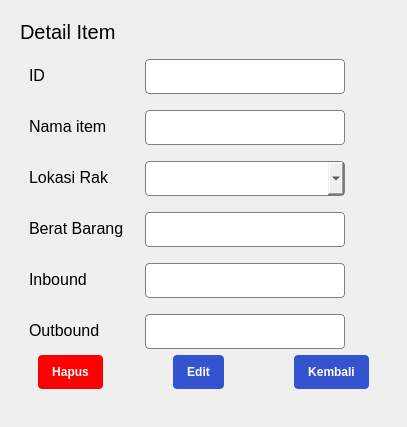
                    <widget class="QWidget" name="itemCreatePage">
                     <property name="styleSheet">
                      <string notr="true">#fieldItemCreate_0,
#fieldItemCreate_1,
#fieldItemCreate_2,
#fieldItemCreate_3,
#fieldItemCreate_4,
#fieldItemCreate_5 {
	border: 1px solid #808080;
	border-radius: 4px;
}

#itemBackBtn_2, #itemEditBtn_2{
	border-radius: 4px;
	background-color: #3454cf;
	padding: 10px 14px;
	color: #fff;
}

#itemDeleteBtn_2{
	border-radius: 4px;
	background-color: red;
	padding: 10px 14px;
	color: #fff;
}</string>
                     </property>
                     <layout class="QVBoxLayout" name="verticalLayout_39">
                      <item>
                       <widget class="QWidget" name="itemThirdContent" native="true">
                        <property name="sizePolicy">
                         <sizepolicy hsizetype="Expanding" vsizetype="Expanding">
                          <horstretch>0</horstretch>
                          <verstretch>0</verstretch>
                         </sizepolicy>
                        </property>
                        <property name="styleSheet">
                         <string notr="true"/>
                        </property>
                        <layout class="QVBoxLayout" name="verticalLayout_37">
                         <item>
                          <widget class="QLabel" name="itemCreate">
                           <property name="sizePolicy">
                            <sizepolicy hsizetype="Preferred" vsizetype="Preferred">
                             <horstretch>0</horstretch>
                             <verstretch>0</verstretch>
                            </sizepolicy>
                           </property>
                           <property name="maximumSize">
                            <size>
                             <width>16777215</width>
                             <height>40</height>
                            </size>
                           </property>
                           <property name="font">
                            <font>
                             <pointsize>15</pointsize>
                            </font>
                           </property>
                           <property name="text">
                            <string>Detail Item</string>
                           </property>
                          </widget>
                         </item>
                         <item>
                          <widget class="QWidget" name="itemFormCreate" native="true">
                           <property name="sizePolicy">
                            <sizepolicy hsizetype="Expanding" vsizetype="Expanding">
                             <horstretch>1</horstretch>
                             <verstretch>0</verstretch>
                            </sizepolicy>
                           </property>
                           <property name="styleSheet">
                            <string notr="true"/>
                           </property>
                           <layout class="QVBoxLayout" name="verticalLayout_38">
                            <item>
                             <layout class="QFormLayout" name="formLayout_6">
                              <property name="horizontalSpacing">
                               <number>21</number>
                              </property>
                              <property name="verticalSpacing">
                               <number>16</number>
                              </property>
                              <item row="0" column="0">
                               <widget class="QLabel" name="label_19">
                                <property name="maximumSize">
                                 <size>
                                  <width>200</width>
                                  <height>16777215</height>
                                 </size>
                                </property>
                                <property name="font">
                                 <font>
                                  <pointsize>12</pointsize>
                                 </font>
                                </property>
                                <property name="text">
                                 <string>ID</string>
                                </property>
                               </widget>
                              </item>
                              <item row="0" column="1">
                               <widget class="QLineEdit" name="fieldItemCreate_0">
                                <property name="sizePolicy">
                                 <sizepolicy hsizetype="Preferred" vsizetype="Preferred">
                                  <horstretch>0</horstretch>
                                  <verstretch>0</verstretch>
                                 </sizepolicy>
                                </property>
                                <property name="minimumSize">
                                 <size>
                                  <width>0</width>
                                  <height>35</height>
                                 </size>
                                </property>
                                <property name="maximumSize">
                                 <size>
                                  <width>200</width>
                                  <height>200</height>
                                 </size>
                                </property>
                                <property name="font">
                                 <font>
                                  <pointsize>11</pointsize>
                                 </font>
                                </property>
                                <property name="text">
                                 <string/>
                                </property>
                                <property name="readOnly">
                                 <bool>true</bool>
                                </property>
                               </widget>
                              </item>
                              <item row="1" column="0">
                               <widget class="QLabel" name="label_20">
                                <property name="maximumSize">
                                 <size>
                                  <width>200</width>
                                  <height>16777215</height>
                                 </size>
                                </property>
                                <property name="font">
                                 <font>
                                  <pointsize>12</pointsize>
                                 </font>
                                </property>
                                <property name="text">
                                 <string>Nama item</string>
                                </property>
                               </widget>
                              </item>
                              <item row="1" column="1">
                               <widget class="QLineEdit" name="fieldItemCreate_1">
                                <property name="sizePolicy">
                                 <sizepolicy hsizetype="Preferred" vsizetype="Preferred">
                                  <horstretch>0</horstretch>
                                  <verstretch>0</verstretch>
                                 </sizepolicy>
                                </property>
                                <property name="minimumSize">
                                 <size>
                                  <width>0</width>
                                  <height>35</height>
                                 </size>
                                </property>
                                <property name="maximumSize">
                                 <size>
                                  <width>200</width>
                                  <height>200</height>
                                 </size>
                                </property>
                                <property name="font">
                                 <font>
                                  <pointsize>11</pointsize>
                                 </font>
                                </property>
                                <property name="text">
                                 <string/>
                                </property>
                                <property name="readOnly">
                                 <bool>true</bool>
                                </property>
                               </widget>
                              </item>
                              <item row="2" column="0">
                               <widget class="QLabel" name="label_21">
                                <property name="maximumSize">
                                 <size>
                                  <width>200</width>
                                  <height>16777215</height>
                                 </size>
                                </property>
                                <property name="font">
                                 <font>
                                  <pointsize>12</pointsize>
                                 </font>
                                </property>
                                <property name="text">
                                 <string>Lokasi Rak</string>
                                </property>
                               </widget>
                              </item>
                              <item row="2" column="1">
                               <widget class="QComboBox" name="fieldItemCreate_2">
                                <property name="sizePolicy">
                                 <sizepolicy hsizetype="Preferred" vsizetype="Preferred">
                                  <horstretch>0</horstretch>
                                  <verstretch>0</verstretch>
                                 </sizepolicy>
                                </property>
                                <property name="minimumSize">
                                 <size>
                                  <width>0</width>
                                  <height>35</height>
                                 </size>
                                </property>
                                <property name="maximumSize">
                                 <size>
                                  <width>200</width>
                                  <height>200</height>
                                 </size>
                                </property>
                                <property name="font">
                                 <font>
                                  <pointsize>11</pointsize>
                                 </font>
                                </property>
                                <property name="cursor">
                                 <cursorShape>PointingHandCursor</cursorShape>
                                </property>
                                <property name="editable">
                                 <bool>false</bool>
                                </property>
                               </widget>
                              </item>
                              <item row="3" column="0">
                               <widget class="QLabel" name="label_22">
                                <property name="font">
                                 <font>
                                  <pointsize>12</pointsize>
                                 </font>
                                </property>
                                <property name="text">
                                 <string>Berat Barang</string>
                                </property>
                               </widget>
                              </item>
                              <item row="3" column="1">
                               <widget class="QLineEdit" name="fieldItemCreate_3">
                                <property name="sizePolicy">
                                 <sizepolicy hsizetype="Preferred" vsizetype="Preferred">
                                  <horstretch>0</horstretch>
                                  <verstretch>0</verstretch>
                                 </sizepolicy>
                                </property>
                                <property name="minimumSize">
                                 <size>
                                  <width>0</width>
                                  <height>35</height>
                                 </size>
                                </property>
                                <property name="maximumSize">
                                 <size>
                                  <width>200</width>
                                  <height>200</height>
                                 </size>
                                </property>
                                <property name="font">
                                 <font>
                                  <pointsize>11</pointsize>
                                 </font>
                                </property>
                               </widget>
                              </item>
                              <item row="4" column="0">
                               <widget class="QLabel" name="label_23">
                                <property name="maximumSize">
                                 <size>
                                  <width>200</width>
                                  <height>16777215</height>
                                 </size>
                                </property>
                                <property name="font">
                                 <font>
                                  <pointsize>12</pointsize>
                                 </font>
                                </property>
                                <property name="text">
                                 <string>Inbound</string>
                                </property>
                               </widget>
                              </item>
                              <item row="5" column="0">
                               <widget class="QLabel" name="label_24">
                                <property name="maximumSize">
                                 <size>
                                  <width>200</width>
                                  <height>16777215</height>
                                 </size>
                                </property>
                                <property name="font">
                                 <font>
                                  <pointsize>12</pointsize>
                                 </font>
                                </property>
                                <property name="text">
                                 <string>Outbound</string>
                                </property>
                               </widget>
                              </item>
                              <item row="5" column="1">
                               <widget class="QLineEdit" name="fieldItemCreate_5">
                                <property name="sizePolicy">
                                 <sizepolicy hsizetype="Preferred" vsizetype="Preferred">
                                  <horstretch>0</horstretch>
                                  <verstretch>0</verstretch>
                                 </sizepolicy>
                                </property>
                                <property name="minimumSize">
                                 <size>
                                  <width>0</width>
                                  <height>35</height>
                                 </size>
                                </property>
                                <property name="maximumSize">
                                 <size>
                                  <width>200</width>
                                  <height>200</height>
                                 </size>
                                </property>
                                <property name="font">
                                 <font>
                                  <pointsize>11</pointsize>
                                 </font>
                                </property>
                                <property name="text">
                                 <string/>
                                </property>
                                <property name="readOnly">
                                 <bool>true</bool>
                                </property>
                               </widget>
                              </item>
                              <item row="4" column="1">
                               <widget class="QLineEdit" name="fieldItemCreate_4">
                                <property name="sizePolicy">
                                 <sizepolicy hsizetype="Preferred" vsizetype="Preferred">
                                  <horstretch>0</horstretch>
                                  <verstretch>0</verstretch>
                                 </sizepolicy>
                                </property>
                                <property name="minimumSize">
                                 <size>
                                  <width>0</width>
                                  <height>35</height>
                                 </size>
                                </property>
                                <property name="maximumSize">
                                 <size>
                                  <width>200</width>
                                  <height>200</height>
                                 </size>
                                </property>
                                <property name="font">
                                 <font>
                                  <pointsize>11</pointsize>
                                 </font>
                                </property>
                                <property name="text">
                                 <string/>
                                </property>
                                <property name="readOnly">
                                 <bool>true</bool>
                                </property>
                               </widget>
                              </item>
                             </layout>
                            </item>
                            <item alignment="Qt::AlignRight">
                             <widget class="QWidget" name="btnForm_6" native="true">
                              <property name="sizePolicy">
                               <sizepolicy hsizetype="Preferred" vsizetype="Preferred">
                                <horstretch>0</horstretch>
                                <verstretch>0</verstretch>
                               </sizepolicy>
                              </property>
                              <layout class="QHBoxLayout" name="horizontalLayout_9">
                               <property name="spacing">
                                <number>70</number>
                               </property>
                               <property name="topMargin">
                                <number>0</number>
                               </property>
                               <item>
                                <widget class="QPushButton" name="itemDeleteBtn_2">
                                 <property name="font">
                                  <font>
                                   <pointsize>9</pointsize>
                                   <weight>75</weight>
                                   <bold>true</bold>
                                  </font>
                                 </property>
                                 <property name="cursor">
                                  <cursorShape>PointingHandCursor</cursorShape>
                                 </property>
                                 <property name="text">
                                  <string>Hapus</string>
                                 </property>
                                </widget>
                               </item>
                               <item>
                                <widget class="QPushButton" name="itemEditBtn_2">
                                 <property name="font">
                                  <font>
                                   <pointsize>9</pointsize>
                                   <weight>75</weight>
                                   <bold>true</bold>
                                  </font>
                                 </property>
                                 <property name="cursor">
                                  <cursorShape>PointingHandCursor</cursorShape>
                                 </property>
                                 <property name="text">
                                  <string>Edit</string>
                                 </property>
                                </widget>
                               </item>
                               <item>
                                <widget class="QPushButton" name="itemBackBtn_2">
                                 <property name="font">
                                  <font>
                                   <pointsize>9</pointsize>
                                   <weight>75</weight>
                                   <bold>true</bold>
                                  </font>
                                 </property>
                                 <property name="cursor">
                                  <cursorShape>PointingHandCursor</cursorShape>
                                 </property>
                                 <property name="text">
                                  <string>Kembali</string>
                                 </property>
                                </widget>
                               </item>
                              </layout>
                             </widget>
                            </item>
                           </layout>
                          </widget>
                         </item>
                        </layout>
                       </widget>
                      </item>
                     </layout>
                    </widget>
